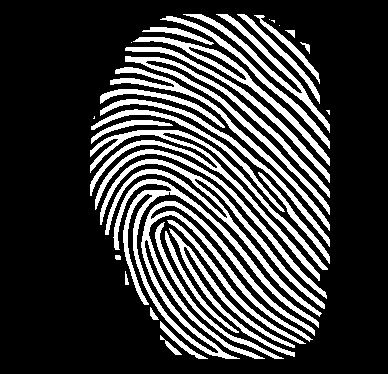
%> input picture Matching/temp/101_1.bmp, 388 x 374 px
$ octave --eval "result = f_enhance_3420_NIST(imread('temp/101_1.bmp'));"   (GNU Octave 9; MATLAB toolbox functions it lacks are replaced by stand-ins)
%> lines starting %> are read from the running program, lines starting %| are printed output that depends on the picture; in (x1, y1, x2, y2) boxes, pixels count from 0 and x2, y2 are one past the last pixel; in counts of white or black regions, pixels touching at a corner belong together; the program's own positions count from 1
### Matching/fft_enhance_cubs.m
%--------------------------------------------------------------------------
%fft_enhance_cubs
%enhances the fingerprint image
%syntax:
%[oimg,fimg,bwimg,eimg,enhimg] =  fft_enhance_cubs(img, BLKSZ)
%oimg -  [OUT] block orientation image(can be viewed using
%        view_orientation_image.m)
%fimg  - [OUT] block frequency image(indicates ridge spacing)
%bwimg - [OUT] shows angular bandwidth image(filter bandwidth adapts near the
%        singular points)
%eimg  - [OUT] energy image. Indicates the 'ridgeness' of a block (can be
%        used for fingerprint segmentation)
%enhimg- [OUT] enhanced image
%img   - [IN]  input fingerprint image (HAS to be of DOUBLE type)
%Contact:
%   ssc5@eng.buffalo.edu
%   www.eng.buffalo.edu/~ssc5
%Reference:
%S. Chikkerur,C. Wu and Govindaraju, "A Systematic approach for
%feature extraction in fingerprint images",ICBA 2004
%--------------------------------------------------------------------------
function [enhimg, cimg, oimg,fimg,bwimg,eimg] =  fft_enhance_cubs(img, BLKSZ)
%> called with BLKSZ = 6
    global NFFT;

    if BLKSZ > 0
       NFFT        =   32;     %size of FFT
       OVRLP       =   2;      %size of overlap
       ALPHA       =   0.5;    %root filtering
       RMIN        =   4;%%3;      %min allowable ridge spacing
       RMAX        =   40;     %maximum allowable ridge spacing
       ESTRETCH    =   20;     %for contrast enhancement
       ETHRESH     =   19;      %threshold for the energy
    else
       NFFT        =   32;     %size of FFT
       BLKSZ       =   12;     %size of the block
       OVRLP       =   6;      %size of overlap
       ALPHA       =   0.5;    %root filtering
       RMIN        =   3;      %min allowable ridge spacing
       RMAX        =   18;     %maximum allowable ridge spacing
       ESTRETCH    =   20;     %for contrast enhancement
       ETHRESH     =   6;      %threshold for the energy
    end

    [nHt,nWt]   =   size(img);
    img         =   double(img);    %convert to DOUBLE
%> img: size 374x388 double; 23.9% white; 35 white regions (6 under 20 px), largest, box (x1, y1, x2, y2) and area: (113, 179, 319, 359) 6904, (90, 130, 328, 281) 3274, (100, 159, 325, 317) 3205
    nBlkHt      =   floor((nHt-2*OVRLP)/BLKSZ);
    nBlkWt      =   floor((nWt-2*OVRLP)/BLKSZ);
    fftSrc      =   zeros(nBlkHt*nBlkWt,NFFT*NFFT); %stores FFT
    nWndSz      =   BLKSZ+2*OVRLP; %size of analysis window.
    %-------------------------
    %allocate outputs
    %-------------------------
    oimg        =   zeros(nBlkHt,nBlkWt);
    fimg        =   zeros(nBlkHt,nBlkWt);
    bwimg       =   zeros(nBlkHt,nBlkWt);
    eimg        =   zeros(nBlkHt,nBlkWt);
    enhimg      =   zeros(nHt,nWt);

    %-------------------------
    %precomputations
    %-------------------------
    [x,y]       =   meshgrid(0:nWndSz-1,0:nWndSz-1);
    dMult       =   (-1).^(x+y); %used to center the FFT
    [x,y]       =   meshgrid(-NFFT/2:NFFT/2-1,-NFFT/2:NFFT/2-1);
    r           =   sqrt(x.^2+y.^2)+eps;
    th          =   atan2(y,x);
    th(th<0)    =   th(th<0)+pi;
    w           =   raised_cosine_window(BLKSZ,OVRLP); %spectral window

    %-------------------------
    %Load filters
    %-------------------------
    load angular_filters_pi_4;   %now angf_pi_4 has filter coefficients
    angf_pi_4 = angf;
    load angular_filters_pi_2;   %now angf_pi_2 has filter coefficients
    angf_pi_2 = angf;
    %-------------------------
    %Bandpass filter
    %-------------------------
    FLOW        =   NFFT/RMAX;
    FHIGH       =   NFFT/RMIN;

    dRLow       =   1./(1+(r/FHIGH).^4);    %low pass butterworth filter
    dRHigh      =   1./(1+(FLOW./r).^4);    %high pass butterworth filter
    dBPass      =   dRLow.*dRHigh;          %bandpass

    %-------------------------
    %FFT Analysis
    %-------------------------
    for i = 0:nBlkHt-1
        nRow = i*BLKSZ+OVRLP+1;
        for j = 0:nBlkWt-1
            nCol = j*BLKSZ+OVRLP+1;
            %extract local block
            blk     =   img(nRow-OVRLP:nRow+BLKSZ+OVRLP-1,nCol-OVRLP:nCol+BLKSZ+OVRLP-1);
            %remove dc
            dAvg    =   sum(sum(blk))/(nWndSz*nWndSz);
            blk     =   blk-dAvg;   %remove DC content
            blk     =   blk.*w;     %multiply by spectral window
            %--------------------------
            %do pre filtering
            %--------------------------
            blkfft  =   fft2(blk.*dMult,NFFT,NFFT);
            blkfft  =   blkfft.*dBPass;             %band pass filtering
            dEnergy =   abs(blkfft).^2;
            blkfft  =   blkfft.*sqrt(dEnergy);      %root filtering(for diffusion)
            fftSrc(nBlkWt*i+j+1,:) = transpose(blkfft(:));
            dEnergy =   abs(blkfft).^2;             %----REDUCE THIS COMPUTATION----
            %--------------------------
            %compute statistics
            %--------------------------
            dTotal          =   sum(sum(dEnergy))/(NFFT*NFFT);
            fimg(i+1,j+1)   =   NFFT/(compute_mean_frequency(dEnergy,r)+eps); %ridge separation
            oimg(i+1,j+1)   =   compute_mean_angle(dEnergy,th);         %ridge angle
            eimg(i+1,j+1)   =   log(dTotal+eps);                        %used for segmentation
        end;%for j
    end;%for i
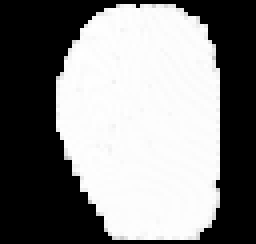
%> eimg: size 61x64 double (shown 4 times larger); min -36.04, max 30.12, mean -1.7; drawn with min black and max white
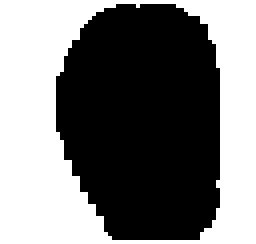
%> fimg: size 61x64 double (shown 4 times larger); min 6.63, max 1.44e+17, mean 6.83e+16; drawn with min black and max white
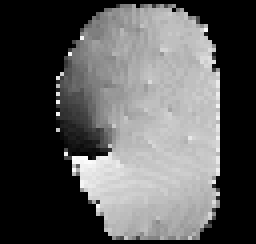
%> oimg: size 61x64 double (shown 4 times larger); min 0, max 3.14, mean 1.09; drawn with min black and max white

    %-------------------------
    %precomputations
    %-------------------------
    [x,y]       =   meshgrid(-NFFT/2:NFFT/2-1,-NFFT/2:NFFT/2-1);
    dMult       =   (-1).^(x+y); %used to center the FFT

    %-------------------------
    %process the resulting maps
    %-------------------------
    for i = 1:3
        oimg = smoothen_orientation_image(oimg);            %smoothen orientation image
    end;
%> this loop made 3 passes
%> pass 1, in smoothen_orientation_image, `gfx     =   imfilter(gx,msk,'symmetric','same');`:
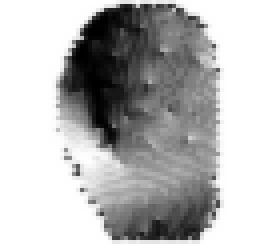
%> gfx: size 61x64 double (shown 4 times larger); min -0.999, max 1, mean 0.405; drawn with min black and max white
%> pass 1, in smoothen_orientation_image, `gfy     =   imfilter(gy,msk,'symmetric','same');`:
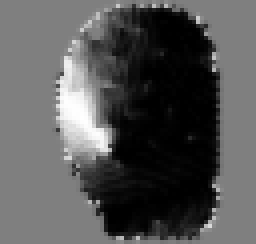
%> gfy: size 61x64 double (shown 4 times larger); min -1, max 0.998, mean -0.325; drawn with min black and max white
%> after the loop:
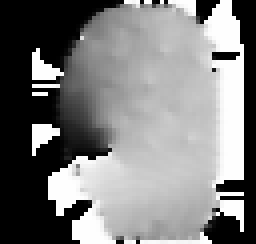
%> oimg: size 61x64 double (shown 4 times larger); min 0, max 3.14, mean 1.55; drawn with min black and max white
    fimg    =   smoothen_frequency_image(fimg,RMIN,RMAX,5); %diffuse frequency image
    cimg    =   compute_coherence(oimg);                    %coherence image for bandwidth
    bwimg   =   get_angular_bw_image(cimg);                 %QUANTIZED bandwidth image
    %-------------------------
    %FFT reconstruction
    %-------------------------
    for i = 0:nBlkHt-1
        for j = 0:nBlkWt-1
            nRow = i*BLKSZ+OVRLP+1;
            nCol = j*BLKSZ+OVRLP+1;
            %--------------------------
            %apply the filters
            %--------------------------
            blkfft  =   reshape(transpose(fftSrc(nBlkWt*i+j+1,:)),NFFT,NFFT);
            %--------------------------
            %reconstruction
            %--------------------------
            af      =   get_angular_filter(oimg(i+1,j+1),bwimg(i+1,j+1),angf_pi_4,angf_pi_2);
            blkfft  =   blkfft.*(af);
            blk     =   real(ifft2(blkfft).*dMult);
            enhimg(nRow:nRow+BLKSZ-1,nCol:nCol+BLKSZ-1)=blk(OVRLP+1:OVRLP+BLKSZ,OVRLP+1:OVRLP+BLKSZ);
        end;%for j
    end;%for i
    %end block processing
    %--------------------------
    %contrast enhancement
    %--------------------------
    enhimg =sqrt(abs(enhimg)).*sign(enhimg);
    mx     =max(max(enhimg));
    mn     =min(min(enhimg));
    enhimg =uint8((enhimg-mn)/(mx-mn)*254+1);

    %--------------------------
    %clean up the image
    %--------------------------
    emsk  = imresize(eimg,[nHt,nWt]);
    enhimg(emsk<ETHRESH) = 128;
%end function fft_enhance_cubs

%-----------------------------------
%raised_cosine
%returns 1D spectral window
%syntax:
%y = raised_cosine(nBlkSz,nOvrlp)
%y      - [OUT] 1D raised cosine function
%nBlkSz - [IN]  the window is constant here
%nOvrlp - [IN]  the window has transition here
%-----------------------------------
function y = raised_cosine(nBlkSz,nOvrlp)
    nWndSz  =   (nBlkSz+2*nOvrlp);
    x       =   abs(-nWndSz/2:nWndSz/2-1);
    y       =   0.5*(cos(pi*(x-nBlkSz/2)/nOvrlp)+1);
    y(abs(x)<nBlkSz/2)=1;
%end function raised_cosine

%-----------------------------------
%raised_cosine_window
%returns 2D spectral window
%syntax:
%w = raised_cosine_window(blksz,ovrlp)
%w      - [OUT] 1D raised cosine function
%nBlkSz - [IN]  the window is constant here
%nOvrlp - [IN]  the window has transition here
%-----------------------------------
function w = raised_cosine_window(blksz,ovrlp)
    y = raised_cosine(blksz,ovrlp);
    w = y(:)*y(:)';
%end function raised_cosine_window

%---------------------------------------------------------------------
%get_angular_filter
%generates an angular filter centered around 'th' and with bandwidth 'bw'
%the filters in angf_xx are precomputed using angular_filter_bank.m
%syntax:
%r = get_angular_filter(t0,bw)
%r - [OUT] angular filter of size NFFTxNFFT
%t0- mean angle (obtained from orientation image)
%bw- angular bandwidth(obtained from bandwidth image)
%angf_xx - precomputed filters (using angular_filter_bank.m)
%-----------------------------------------------------------------------
% [14 lines left out: function get_angular_filter, not called in this run]
%end function get_angular_filter


%-----------------------------------------------------------
%get_angular_bw_image
%the bandwidth allocation is currently based on heuristics
%(domain knowledge :)).
%syntax:
%bwimg = get_angular_bw_image(c)
%-----------------------------------------------------------
function bwimg = get_angular_bw_image(c)
    bwimg   =   zeros(size(c));
    bwimg(:,:)    = pi/2;                       %med bw
    bwimg(c<=0.7) = pi;                         %high bw
    bwimg(c>=0.9) = pi/4;                       %low bw
%end function get_angular_bw


%-----------------------------------------------------------
%get_angular_bw_image
%the bandwidth allocation is currently based on heuristics
%(domain knowledge :)).
%syntax:
%bwimg = get_angular_bw_image(c)
%-----------------------------------------------------------
% [10 lines left out: function compute_mean_angle, not called in this run]
%end function compute_mean_angle

%-----------------------------------------------------------
%get_angular_bw_image
%the bandwidth allocation is currently based on heuristics
%(domain knowledge :)).
%syntax:
%bwimg = get_angular_bw_image(c)
%-----------------------------------------------------------
% [5 lines left out: function compute_mean_frequency, not called in this run]
%end function compute_mean_angle

### Enhancement/smoothen_orientation_image.m
%------------------------------------------------------------------------
%smoothen_orientation_image
%smoothens the orientation image through vectorial gaussian filtering
%Usage:
%new_oimg = smoothen_orientation_image(oimg)
%oimg     - orientation image
%new_oimg - filtered orientation image
%Contact:
%   ssc5@eng.buffalo.edu
%   www.eng.buffalo.edu/~ssc5
%Reference:
%M. Kaas and A. Witkin, "Analyzing oriented patterns", Computer Vision
%Graphics Image Processing 37(4), pp 362--385, 1987
%------------------------------------------------------------------------
function noimg = smoothen_orientation_image(oimg)
    %---------------------------
    %smoothen the image
    %---------------------------
    gx      =   cos(2*oimg);
    gy      =   sin(2*oimg);

    msk     =   fspecial('gaussian',5);
    gfx     =   imfilter(gx,msk,'symmetric','same');
    gfy     =   imfilter(gy,msk,'symmetric','same');
    noimg   =   atan2(gfy,gfx);
    noimg(noimg<0) = noimg(noimg<0)+2*pi;
    noimg   =   0.5*noimg;
%end function smoothen_orientation_image

### Enhancement/smoothen_frequency_image.m
%------------------------------------------------------------------------
%smoothen_frequency_image
%smoothens the frequency image through a process of diffusion
%Usage:
%new_oimg = smoothen_frequency_image(fimg,RLOW,RHIGH,diff_cycles)
%fimg       - frequency image image
%nimg       - filtered frequency image
%RLOW       - lowest allowed ridge separation
%RHIGH      - highest allowed ridge separation
%diff_cyles - number of diffusion cycles
%Contact:
%   ssc5@eng.buffalo.edu
%   www.eng.buffalo.edu/~ssc5
%Reference:
%S. Chikkerur, C.Wu and V. Govindaraju, "Systematic approach for feature
%extraction in Fingerprint Images", ICBA 2004
%------------------------------------------------------------------------
function nfimg = smoothen_frequency_image(fimg,RLOW,RHIGH,diff_cycles)
%> called with RLOW = 4, RHIGH = 40, diff_cycles = 5
    valid_nbrs  =   3; %uses only pixels with more then valid_nbrs for diffusion
    [ht,wt]     =   size(fimg);
    nfimg       =   fimg;
    N           =   1;

    %---------------------------------
    %perform diffusion
    %---------------------------------
    h           =   fspecial('gaussian',2*N+1);
    cycles      =   0;
    invalid_cnt = sum(sum(fimg<RLOW | fimg>RHIGH));
%> invalid_cnt = 1850
    while((invalid_cnt>0 &cycles < diff_cycles) | cycles < diff_cycles)
        %---------------
        %pad the image
        %---------------
        fimg    =   [flipud(fimg(1:N,:));fimg;flipud(fimg(ht-N+1:ht,:))]; %pad the rows
        fimg    =   [fliplr(fimg(:,1:N)),fimg,fliplr(fimg(:,wt-N+1:wt))]; %pad the cols
        %---------------
        %perform diffusion
        %---------------
        for i=N+1:ht+N
         for j = N+1:wt+N
                blk = fimg(i-N:i+N,j-N:j+N);
                msk = (blk>=RLOW & blk<=RHIGH);
                if(sum(sum(msk))>=valid_nbrs)
                    blk           =blk.*msk;
                    nfimg(i-N,j-N)=sum(sum(blk.*h))/sum(sum(h.*msk));
                else
                    nfimg(i-N,j-N)=-1; %invalid value
                end;
         end;
        end;
        %---------------
        %prepare for next iteration
        %---------------
        fimg        =   nfimg;
        invalid_cnt =   sum(sum(fimg<RLOW | fimg>RHIGH));
        cycles      =   cycles+1;
    end;
%> this loop made 5 passes
%> invalid_cnt on passes 1 to 5: 1722, 1621, 1530, 1441, 1356
%> pass 2, in smoothen_frequency_image, `fimg    =   [flipud(fimg(1:N,:));fimg;flipud(fimg(ht-N+1:ht,:))];`:
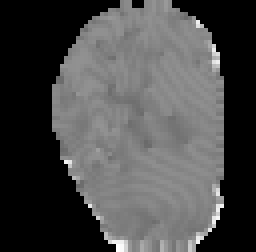
%> fimg: size 63x64 double (shown 4 times larger); min -1, max 18.79, mean 4.75; drawn with min black and max white
    cycles
%> cycles = 5
%> (the rest of the program and of its run is left out)
